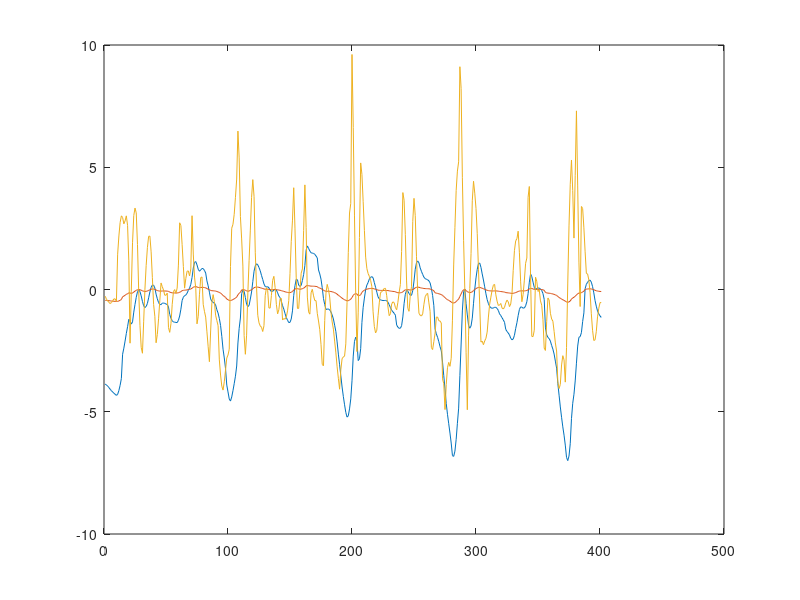

Here is the MATLAB script that generated this plot:
% calc. moving distance
close all, clear all;

r = load('Result3.txt');
lfh = load('LittleFast_Hand_Ver_1.txt');
lfp = load('LittleFast_Pocket_Hor_1.txt');
lfp2 = load('LittleFast_Pocket_Ver_1.txt');
lsh = load('LittleSlow_Hand_Ver_1.txt');
nh = load('Normal_Hand_Ver_1.txt');
sh = load('Slow_Hand_Ver_1.txt');

data = r;
% data = lfh;
% data = lfp;

for i = 2:size(data,1)
    x = data(1:i,1); % time
    y = data(1:i,2); % acc.
    v = trapz(x,y);
    d = v*x(end);
    data(i,[3 4]) = [v d];
end

idx = 600:1000;

plot(data(idx,4));
hold all
plot(data(idx,3));
plot(data(idx,2));
hold off